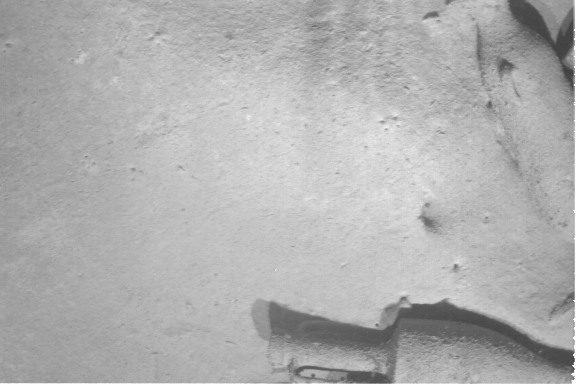
#> input picture HW3/AllImages/ESC.970621_234744.0001.tif, 576 x 384 px; its folder holds only this picture in this run
$ jupyter execute --allow-errors hw3_part4_euliano.ipynb   (shell and % lines are left out)
#> lines starting #> are read from the running program, lines starting #| are printed output that depends on the picture
## Part 3
Now go to the set of 29 images and repeat everything you did in Part 2 above for this larger dataset.

[cell 1]
import matplotlib
import matplotlib.pyplot as plt
import cv2
import numpy as np
import math
import glob
import os
import itertools
import gtsam
import gtsam.utils.plot

[cell 2]
# Part 1 Functions
def normalize_images(imgs):
    imgs_norm = []
    for img in imgs:
        img_norm = cv2.normalize(img, None, 0, 255, cv2.NORM_MINMAX)
        imgs_norm.append(img_norm)
    return imgs_norm

def grayscale_images(imgs):
    imgs_gray = []
    for img in imgs:
        gr = cv2.cvtColor(img, cv2.COLOR_BGR2GRAY)
        # Apply CLAHE to grayscale images
        clahe = cv2.createCLAHE(clipLimit=2.0, tileGridSize=(8,8))
        imgs_gray.append(clahe.apply(gr))
    return imgs_gray

def find_features(sift_object, imgs_gray):
    kp = []
    des = []
    imgs_sift = []
    for img in imgs_gray:
        k, d = sift_object.detectAndCompute(img,None)
        img_sift = cv2.drawKeypoints(img, k, img, color=[255,255,0], flags=cv2.DRAW_MATCHES_FLAGS_DRAW_RICH_KEYPOINTS)
        imgs_sift.append(img_sift)
        kp.append(np.array(k))
        des.append(np.array(d))
    return kp, des, imgs_sift

def get_matches(kp1, des1, kp2, des2):
    # FLANN parameters https://docs.opencv.org/4.x/d1/de0/tutorial_py_feature_homography.html
    FLANN_INDEX_KDTREE = 1
    index_params = dict(algorithm = FLANN_INDEX_KDTREE, trees = 5)
    search_params = dict(checks=50) # or pass empty dictionary

    flann = cv2.FlannBasedMatcher(index_params,search_params)

    flann_match = flann.knnMatch(des1,des2,k=2)
    # Need to draw only good matches, so create a mask
    good = []

    # ratio test as per Lowe's paper
    for m,n in flann_match:
        if m.distance < 0.7*n.distance:
            good.append(m)

    src_pts = np.array([kp1[m.queryIdx].pt for m in good])
    dst_pts = np.array([kp2[m.trainIdx].pt for m in good])

    return (src_pts, dst_pts)

def get_all_matches(kp, des):
    matches = []
    if len(kp) == 6:
        last_img_match = 0
    elif len(kp) == 28:
        last_img_match = 13
    elif len(kp) > 100:
        last_img_match = len(kp)-2
    else:
        last_img_match = len(kp)-2
        print("Length of keypoints not expected")

    for i in range(len(kp)):
        ii = i+1 if i < len(kp)-1 else last_img_match
        matches.append(get_matches(kp[i], des[i], kp[ii], des[ii]))
        print("Image: ", i, ", ", ii, " Matches: ", len(matches[i][0]))

    return matches

def get_match_pts(kp_matches):
    pts_src = []
    pts_dst = []
    for kp_match in kp_matches:
        pts_src.append(np.float32([kp_match[0][i] for i in range(len(kp_match[0]))]))
        pts_dst.append(np.float32([kp_match[1][i] for i in range(len(kp_match[1]))]))
    return pts_src, pts_dst


def get_homography(kp_matches):
    h = []
    mask = []

    # if inliers were not already given to the homography function, get points and do RANSAC
    pts_src, pts_dst = get_match_pts(kp_matches)

    # this is only for the last run
    for i in range(len(pts_src)):
        h_img, mask_img = cv2.findHomography(pts_dst[i],pts_src[i],cv2.RANSAC,3.0)
        h.append(h_img)
        mask.append(mask_img)
    return h, mask, (pts_src, pts_dst)

# [106 lines left out: functions adjust_image_frame, alpha_blending, stitch_images, stitch_all_images, not called in this run]

[cell 3]
# Part 2 Functions
# [13 lines left out: function noise_model, not called in this run]

affine_mask = []
# [100 lines left out: functions get_factor_pose, get_homography_pose, get_initial_estimate, plot_graph, get_optimized_homography, get_optimized_mosaic_dimensions and 1 more, not called in this run]

[cell 4]
# Save images in a list
imgs = []
dir_name = 'AllImages/'
list_of_files = sorted( filter( os.path.isfile, glob.glob(dir_name + '*')))
for file_path in list_of_files: imgs.append(cv2.imread(file_path))

imgs_norm = normalize_images(imgs)
#> the loop in normalize_images, `for img in imgs:` made 1 pass
#> pass 1, in normalize_images, `img_norm = cv2.normalize(img, None, 0, 255, cv2.NORM_MINMAX)`:
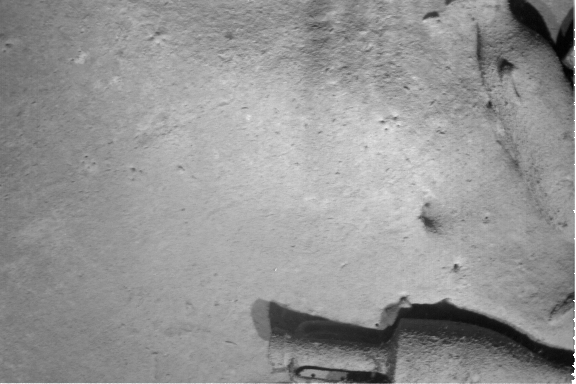
#> img_norm: shape (384, 576, 3); min 0, max 255, mean 148.6
#> after the loop in normalize_images, `for img in imgs:`: imgs_norm = 1 item
#> imgs_norm = 1 item
imgs_gray = grayscale_images(imgs_norm)
#> the loop in grayscale_images, `for img in imgs:` made 1 pass
#> imgs_gray = 1 item
img_h, img_w = imgs_gray[0].shape
#> img_h = 384; img_w = 576

# Create SIFT Object and save keypoints, descriptors, and sift-labeled images
sift = cv2.SIFT_create(nfeatures=5000, nOctaveLayers=16, contrastThreshold=0.025, edgeThreshold=10, sigma=1.4)
kp, des, imgs_sift = find_features(sift, imgs_gray)
#> the loop in find_features, `for img in imgs_gray:` made 1 pass
#> pass 1, in find_features, `img_sift = cv2.drawKeypoints(img, k, img, color=[255,255,0], flags=cv2..`:
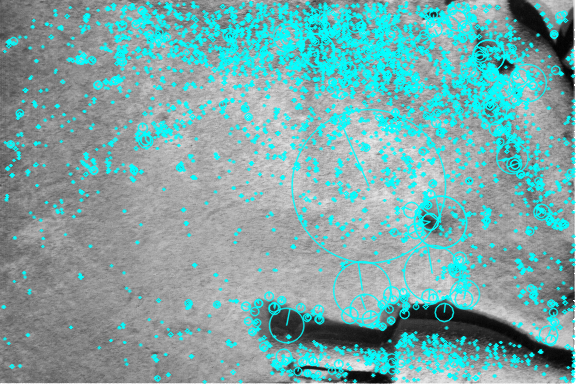
#> img_sift: shape (384, 576, 3); mean of channels 0, 1, 2 167.6, 167.6, 123; drawn as B, G, R
#> after the loop in find_features, `for img in imgs_gray:`: des = 1 item
#> kp = 1 item; des = 1 item; imgs_sift = 1 item

[cell 5]
matches = get_all_matches(kp, des)
#> in get_all_matches, `last_img_match = len(kp)-2`: last_img_match = -1
#> the loop in get_all_matches, `for i in range(len(kp)):` made 1 pass
#> (ii, FLANN_INDEX_KDTREE in get_matches, index_params in get_matches, search_params in get_matches, flann_match in get_matches) on pass 1: (-1, 1, {'algorithm': 1, 'trees': 5}, {'checks': 50}, 5000 matches)
#| Image:  0 ,  -1  Matches:  5000
#> after the loop in get_all_matches, `for i in range(len(kp)):`: matches = 1 item
#> matches = 1 item

[cell 6]
h, mask, pts_corr = get_homography(matches)
#> the loop in get_match_pts, `for kp_match in kp_matches:` made 1 pass
#> kp_match on pass 1: 2 point arrays, longest 5000 points
#> after the loop in get_match_pts, `for kp_match in kp_matches:`: pts_dst = 1 point arrays, longest 5000 points
#> the loop in get_homography, `for i in range(len(pts_src)):` made 1 pass
#> after the loop in get_homography, `for i in range(len(pts_src)):`: h = [[[1, -2.22e-15, -1.34e-12], [7.67e-16, 1, -4.43e-13], [8.76e-18, -4.49e-18, 1]]]; mask = 1 item
#> mask = 1 item

[cell 7]
img_offset = [0,0]

h[-1] = np.identity(3)

if len(imgs) == 6:
    last_img_match = 0
elif len(imgs) == 28:
    last_img_match = 13
elif len(imgs) > 100:
    last_img_match = len(imgs)-2
else:
    print("Length of keypoints not expected")

for i in range(len(h)-1):
    h[i][0][2] += img_offset[0]
    h[i][1][2] += img_offset[1]
    h[i] = np.dot(h[i],h[i-1]) # h[-1] defined as identity for first homography
#> this loop made 0 passes
#> after the loop, h = [[[1, 0, 0], [0, 1, 0], [0, 0, 1]]]

$ run again, on HW3/AllImages/ESC.970622_023653.0539.tif
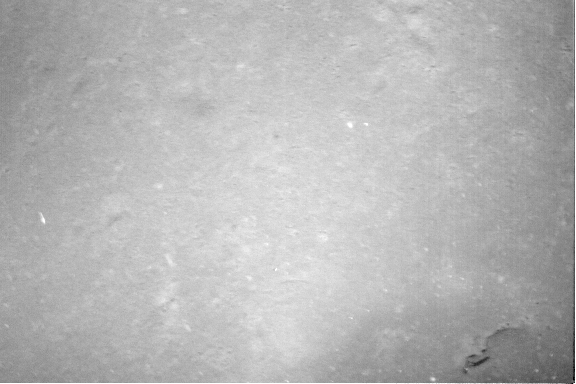
#> input picture HW3/AllImages/ESC.970622_023653.0539.tif, 576 x 384 px
#> the loop in normalize_images, `for img in imgs:` made 1 pass
#> after the loop in normalize_images, `for img in imgs:`: imgs_norm = 1 item
#> the loop in grayscale_images, `for img in imgs:` made 1 pass
#> the loop in find_features, `for img in imgs_gray:` made 1 pass
#> pass 1, in find_features, `img_sift = cv2.drawKeypoints(img, k, img, color=[255,255,0], flags=cv2..`:
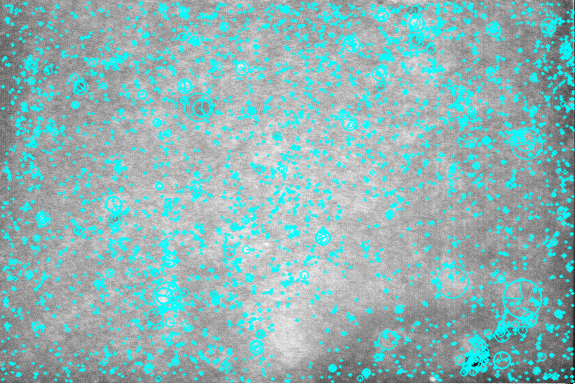
#> img_sift: shape (384, 576, 3); mean of channels 0, 1, 2 181.1, 181.1, 140.8; drawn as B, G, R
#> last_img_match = -1
#> the loop in get_all_matches, `for i in range(len(kp)):` made 1 pass
#> (ii, FLANN_INDEX_KDTREE in get_matches, index_params in get_matches, search_params in get_matches, flann_match in get_matches) on pass 1: (-1, 1, {'algorithm': 1, 'trees': 5}, {'checks': 50}, 5000 matches)
#> (printed output is left out)
#> after the loop in get_all_matches, `for i in range(len(kp)):`: matches = 1 item
#> the loop in get_match_pts, `for kp_match in kp_matches:` made 1 pass
#> kp_match on pass 1: 2 point arrays, longest 5000 points
#> after the loop in get_match_pts, `for kp_match in kp_matches:`: pts_dst = 1 point arrays, longest 5000 points
#> the loop in get_homography, `for i in range(len(pts_src)):` made 1 pass
#> after the loop in get_homography, `for i in range(len(pts_src)):`: h = [[[1, 7.58e-17, -1.4e-15], [-1.06e-16, 1, 4.14e-15], [-5.81e-19, 2.31e-19, 1]]]; mask = 1 item
#> after the loop `for i in range(len(h)-1):`: h = [[[1, 0, 0], [0, 1, 0], [0, 0, 1]]]

$ run again, on HW3/AllImages/ESC.970621_234843.0005.tif
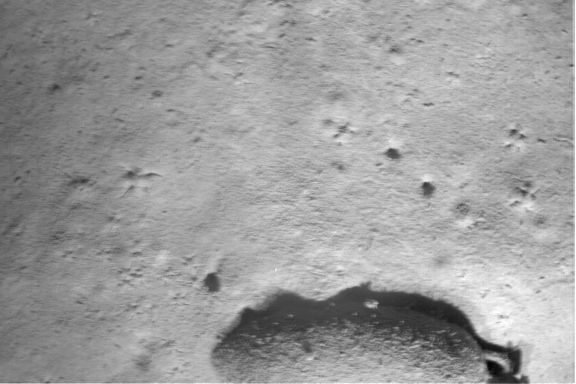
#> input picture HW3/AllImages/ESC.970621_234843.0005.tif, 576 x 384 px
#> the loop in normalize_images, `for img in imgs:` made 1 pass
#> after the loop in normalize_images, `for img in imgs:`: imgs_norm = 1 item
#> the loop in grayscale_images, `for img in imgs:` made 1 pass
#> the loop in find_features, `for img in imgs_gray:` made 1 pass
#> pass 1, in find_features, `img_sift = cv2.drawKeypoints(img, k, img, color=[255,255,0], flags=cv2..`:
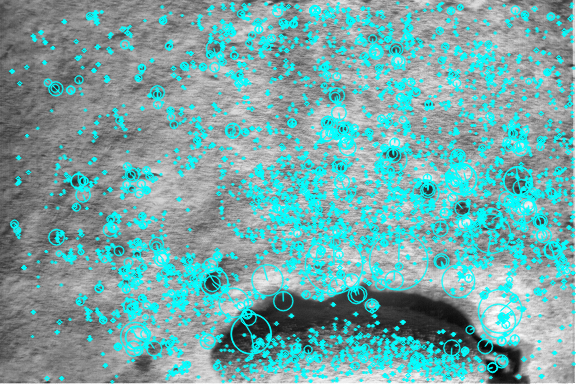
#> img_sift: shape (384, 576, 3); mean of channels 0, 1, 2 168.2, 168.2, 117.2; drawn as B, G, R
#> last_img_match = -1
#> the loop in get_all_matches, `for i in range(len(kp)):` made 1 pass
#> (ii, FLANN_INDEX_KDTREE in get_matches, index_params in get_matches, search_params in get_matches, flann_match in get_matches) on pass 1: (-1, 1, {'algorithm': 1, 'trees': 5}, {'checks': 50}, 5000 matches)
#> (printed output is left out)
#> after the loop in get_all_matches, `for i in range(len(kp)):`: matches = 1 item
#> the loop in get_match_pts, `for kp_match in kp_matches:` made 1 pass
#> kp_match on pass 1: 2 point arrays, longest 5000 points
#> after the loop in get_match_pts, `for kp_match in kp_matches:`: pts_dst = 1 point arrays, longest 5000 points
#> the loop in get_homography, `for i in range(len(pts_src)):` made 1 pass
#> after the loop in get_homography, `for i in range(len(pts_src)):`: h = [[[1, 1.98e-16, -7.68e-13], [-1.94e-16, 1, -3.19e-13], [-1.55e-18, -1.74e-19, 1]]]; mask = 1 item
#> after the loop `for i in range(len(h)-1):`: h = [[[1, 0, 0], [0, 1, 0], [0, 0, 1]]]
